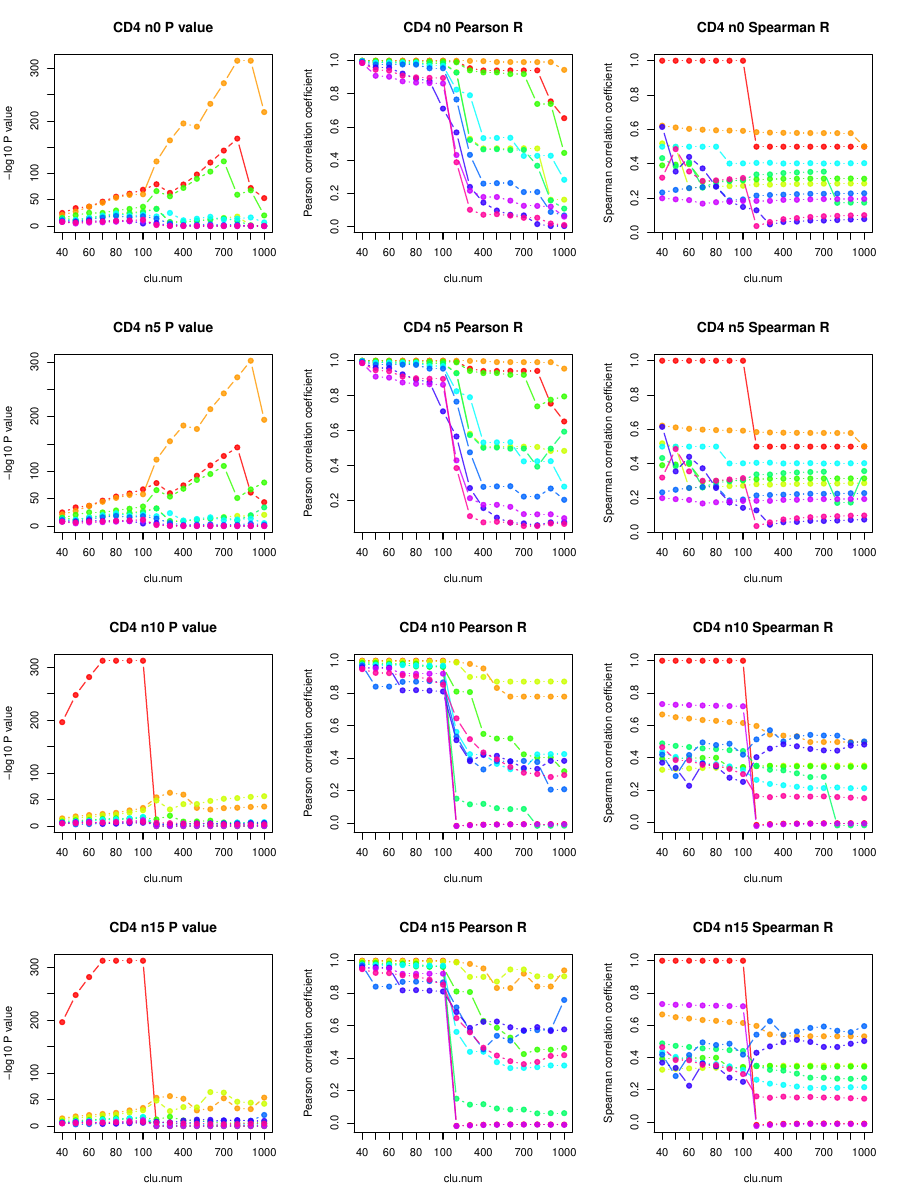

Write the R code that produced this figure.
rm(list=ls());

options(stringsAsFactors = F);
clu.n <- c(seq(40, 100, length.out = 7), seq(200, 1000, length.out = 9));
ty.n  <- c("CD4");
num.n <- c("n0", "n5", "n10", "n15");
top.n <- 40;

cols  <- rainbow(10, alpha=0.8);

pdff  <- paste0("supp4_A.pdf");
pdf(pdff, 9, 12);
par(mfrow=c(4,3));
for (t.n in ty.n){
  for (n.n in num.n){
    if (n.n == "n0"){
      inff  <- paste0("../data/supp/09cor_glm_clu_", t.n, "/", top.n, ".txt");
    } else {
      inff  <- paste0("../data/supp/13cor_glm_clu_", t.n, "_", n.n, "/", top.n, ".txt");
    }
    dat0  <- read.table(inff, header=T);
    gen0  <- paste0(dat0[1:10,1], "_", dat0[1:10,2]);
    
    out.s <- NULL;
    for (n in clu.n){
      if (n.n == "n0"){
        inff  <- paste0("../data/supp/09cor_glm_clu_", t.n, "/", n, ".txt");
      } else {
        inff  <- paste0("../data/supp/13cor_glm_clu_", t.n, "_", n.n, "/", n, ".txt");
      }
      dat2 <- read.table(inff, header=T);
      dat2[,8] <- -log10(dat2[,8]);
      gen2   <- paste0(dat2[,1], "_", dat2[,2]);
      g2.i   <- match(gen0, gen2);
      df.s   <- data.frame(clu=rep(n, length(gen0)), genes=gen0, 
                           pearson.R=dat2[g2.i,3], spearman.R=dat2[g2.i,4], fdr=dat2[g2.i,8]);
      out.s  <- rbind(out.s, df.s);
    }
    
    gen.u <- unique(out.s[,2]);
    i     <- which(is.infinite(out.s[,5]));
    if (length(i)>0){
      out.s[i, 5] <- max(out.s[-i,5]);
    }
    
    ylim  <- range(out.s[,5]);
    i     <- 0;
    main1 <- paste0(t.n, " ", n.n, " P value");
    for (g in gen.u){
      i <- i + 1;
      if (i == 1){
        g.j <- which(out.s[,2]==g);
        plot(out.s[g.j,5], type="b", col=cols[i], xlab="clu.num", ylab="-log10 P value", 
             ylim=ylim, pch=19, lwd=1.2, xaxt="n", main=main1);
      } else {
        g.j <- which(out.s[,2]==g);
        points(out.s[g.j,5], type="b", col=cols[i], pch=19, lwd=1.2);
      }
    }
    axis(1, at=1:length(clu.n), labels=clu.n)
    
    ylim  <- range(out.s[,3]);
    i     <- 0;
    main2 <- paste0(t.n, " ", n.n, " Pearson R");
    for (g in gen.u){
      i <- i + 1;
      if (i == 1){
        g.j <- which(out.s[,2]==g);
        plot(out.s[g.j,3], type="b", col=cols[i], xlab="clu.num", ylab="pearson.Pv", 
             ylim=ylim, pch=19, lwd=1.2, xaxt="n", main=main2);
      } else {
        g.j <- which(out.s[,2]==g);
        points(out.s[g.j,3], type="b", col=cols[i], pch=19, lwd=1.2);
      }
    }
    axis(1, at=1:length(clu.n), labels=clu.n)
    
    ylim  <- range(out.s[,4]);
    i     <- 0;
    main3 <- paste0(t.n, " ", n.n, " Spearman R");
    for (g in gen.u){
      i <- i + 1;
      if (i == 1){
        g.j <- which(out.s[,2]==g);
        plot(out.s[g.j,4], type="b", col=cols[i], xlab="clu.num", ylab="spearman.Pv", 
             ylim=ylim, pch=19, lwd=1.2, xaxt="n", main=main3);
      } else {
        g.j <- which(out.s[,2]==g);
        points(out.s[g.j,4], type="b", col=cols[i], pch=19, lwd=1.2);
      }
    }
    axis(1, at=1:length(clu.n), labels=clu.n);
  }
}
dev.off();
